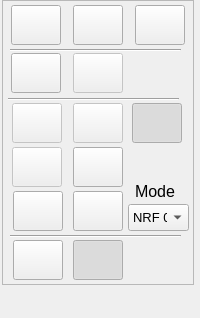
  <widget class="QDockWidget" name="controlDock">
   <property name="sizePolicy">
    <sizepolicy hsizetype="Fixed" vsizetype="Fixed">
     <horstretch>0</horstretch>
     <verstretch>0</verstretch>
    </sizepolicy>
   </property>
   <property name="minimumSize">
    <size>
     <width>200</width>
     <height>318</height>
    </size>
   </property>
   <property name="maximumSize">
    <size>
     <width>200</width>
     <height>318</height>
    </size>
   </property>
   <property name="floating">
    <bool>false</bool>
   </property>
   <property name="features">
    <set>QDockWidget::DockWidgetMovable</set>
   </property>
   <property name="allowedAreas">
    <set>Qt::LeftDockWidgetArea|Qt::RightDockWidgetArea</set>
   </property>
   <property name="windowTitle">
    <string>Menu</string>
   </property>
   <attribute name="dockWidgetArea">
    <number>2</number>
   </attribute>
   <widget class="QWidget" name="controlDockContents">
    <widget class="QFrame" name="toolMenuFrame">
     <property name="geometry">
      <rect>
       <x>2</x>
       <y>0</y>
       <width>192</width>
       <height>285</height>
      </rect>
     </property>
     <property name="frameShape">
      <enum>QFrame::StyledPanel</enum>
     </property>
     <property name="frameShadow">
      <enum>QFrame::Raised</enum>
     </property>
     <widget class="QPushButton" name="communicationResetPushButton">
      <property name="enabled">
       <bool>true</bool>
      </property>
      <property name="geometry">
       <rect>
        <x>71</x>
        <y>191</y>
        <width>50</width>
        <height>40</height>
       </rect>
      </property>
      <property name="toolTip">
       <string>&lt;html&gt;&lt;head/&gt;&lt;body&gt;&lt;p&gt;Reset Communication Button&lt;/p&gt;&lt;p&gt;This button resets the communication system.&lt;br/&gt;&lt;/p&gt;&lt;p&gt;The shortcut of this button is the letter r in the keyboard.&lt;/p&gt;&lt;/body&gt;&lt;/html&gt;</string>
      </property>
      <property name="text">
       <string/>
      </property>
      <property name="icon">
       <iconset resource="iconTools/icontools.qrc">
        <normaloff>:/image/icon/009-reset.png</normaloff>:/image/icon/009-reset.png</iconset>
      </property>
      <property name="iconSize">
       <size>
        <width>30</width>
        <height>30</height>
       </size>
      </property>
      <property name="shortcut">
       <string>R</string>
      </property>
     </widget>
     <widget class="QLabel" name="modeLabel">
      <property name="geometry">
       <rect>
        <x>133</x>
        <y>181</y>
        <width>61</width>
        <height>21</height>
       </rect>
      </property>
      <property name="font">
       <font>
        <pointsize>12</pointsize>
       </font>
      </property>
      <property name="text">
       <string>Mode</string>
      </property>
      <property name="textFormat">
       <enum>Qt::AutoText</enum>
      </property>
     </widget>
     <widget class="QPushButton" name="communicationPushButton">
      <property name="enabled">
       <bool>true</bool>
      </property>
      <property name="geometry">
       <rect>
        <x>11</x>
        <y>191</y>
        <width>50</width>
        <height>40</height>
       </rect>
      </property>
      <property name="toolTip">
       <string>&lt;html&gt;&lt;head/&gt;&lt;body&gt;&lt;p&gt;Start Communication Button&lt;/p&gt;&lt;p&gt;This button starts communication with the robot.&lt;/p&gt;&lt;p&gt;&lt;br/&gt;&lt;/p&gt;&lt;p&gt;The shortcut of this button is the number 5.&lt;/p&gt;&lt;/body&gt;&lt;/html&gt;</string>
      </property>
      <property name="text">
       <string/>
      </property>
      <property name="icon">
       <iconset resource="iconTools/icontools.qrc">
        <normaloff>:/image/icon/020-difussion.png</normaloff>:/image/icon/020-difussion.png</iconset>
      </property>
      <property name="iconSize">
       <size>
        <width>30</width>
        <height>30</height>
       </size>
      </property>
      <property name="shortcut">
       <string>5</string>
      </property>
      <property name="checkable">
       <bool>true</bool>
      </property>
     </widget>
     <widget class="Line" name="line1">
      <property name="geometry">
       <rect>
        <x>8</x>
        <y>42</y>
        <width>171</width>
        <height>16</height>
       </rect>
      </property>
      <property name="orientation">
       <enum>Qt::Horizontal</enum>
      </property>
     </widget>
     <widget class="QPushButton" name="halfPushButton">
      <property name="geometry">
       <rect>
        <x>71</x>
        <y>240</y>
        <width>50</width>
        <height>40</height>
       </rect>
      </property>
      <property name="toolTip">
       <string>&lt;html&gt;&lt;head/&gt;&lt;body&gt;&lt;p&gt;FIrst or second half button&lt;/p&gt;&lt;p&gt;This button toggles between first and second half of the game.&lt;/p&gt;&lt;p&gt;&lt;br/&gt;&lt;/p&gt;&lt;p&gt;The shortcut for this button is the letter '=' in the keyboard.&lt;/p&gt;&lt;/body&gt;&lt;/html&gt;</string>
      </property>
      <property name="text">
       <string/>
      </property>
      <property name="icon">
       <iconset resource="iconTools/icontools.qrc">
        <normaloff>:/image/icon/008-two.png</normaloff>
        <normalon>:/image/icon/007-one.png</normalon>:/image/icon/008-two.png</iconset>
      </property>
      <property name="iconSize">
       <size>
        <width>32</width>
        <height>32</height>
       </size>
      </property>
      <property name="shortcut">
       <string>=</string>
      </property>
      <property name="checkable">
       <bool>true</bool>
      </property>
      <property name="checked">
       <bool>true</bool>
      </property>
     </widget>
     <widget class="QPushButton" name="recordPushButton">
      <property name="enabled">
       <bool>true</bool>
      </property>
      <property name="geometry">
       <rect>
        <x>133</x>
        <y>5</y>
        <width>50</width>
        <height>40</height>
       </rect>
      </property>
      <property name="toolTip">
       <string>&lt;html&gt;&lt;head/&gt;&lt;body&gt;&lt;p&gt;Set Record Button&lt;/p&gt;&lt;p&gt;This button starts the record of the video. The popup asking the path and name of the video will appears once you start to record and set the start all button or the start capture button.&lt;/p&gt;&lt;p&gt;The shortcut of this button is the number 0.&lt;/p&gt;&lt;/body&gt;&lt;/html&gt;</string>
      </property>
      <property name="text">
       <string/>
      </property>
      <property name="icon">
       <iconset resource="iconTools/icontools.qrc">
        <normaloff>:/image/icon/001-rec-button.png</normaloff>:/image/icon/001-rec-button.png</iconset>
      </property>
      <property name="iconSize">
       <size>
        <width>30</width>
        <height>30</height>
       </size>
      </property>
      <property name="shortcut">
       <string>0</string>
      </property>
      <property name="checkable">
       <bool>true</bool>
      </property>
     </widget>
     <widget class="Line" name="line2">
      <property name="geometry">
       <rect>
        <x>8</x>
        <y>228</y>
        <width>171</width>
        <height>16</height>
       </rect>
      </property>
      <property name="orientation">
       <enum>Qt::Horizontal</enum>
      </property>
     </widget>
     <widget class="QPushButton" name="visionInitPushButton">
      <property name="enabled">
       <bool>false</bool>
      </property>
      <property name="geometry">
       <rect>
        <x>10</x>
        <y>103</y>
        <width>50</width>
        <height>40</height>
       </rect>
      </property>
      <property name="toolTip">
       <string>&lt;html&gt;&lt;head/&gt;&lt;body&gt;&lt;p&gt;Start VIsion Button&lt;/p&gt;&lt;p&gt;This button starts the computational vision system.&lt;/p&gt;&lt;p&gt;&lt;br/&gt;&lt;/p&gt;&lt;p&gt;The shortcut of this button is the number 3.&lt;/p&gt;&lt;/body&gt;&lt;/html&gt;</string>
      </property>
      <property name="text">
       <string/>
      </property>
      <property name="icon">
       <iconset resource="iconTools/icontools.qrc">
        <normaloff>:/image/icon/016-eye.png</normaloff>:/image/icon/016-eye.png</iconset>
      </property>
      <property name="iconSize">
       <size>
        <width>30</width>
        <height>30</height>
       </size>
      </property>
      <property name="shortcut">
       <string>3</string>
      </property>
      <property name="checkable">
       <bool>true</bool>
      </property>
      <property name="flat">
       <bool>false</bool>
      </property>
     </widget>
     <widget class="QPushButton" name="primaryColor">
      <property name="geometry">
       <rect>
        <x>11</x>
        <y>240</y>
        <width>50</width>
        <height>40</height>
       </rect>
      </property>
      <property name="toolTip">
       <string>&lt;html&gt;&lt;head/&gt;&lt;body&gt;&lt;p&gt;Primary color button&lt;/p&gt;&lt;p&gt;This button toggles between the blue color and the yellow color as primary color to your team.&lt;/p&gt;&lt;p&gt;&lt;br/&gt;&lt;/p&gt;&lt;p&gt;The shortcut for this button is key '-' in the keyboard.&lt;/p&gt;&lt;/body&gt;&lt;/html&gt;</string>
      </property>
      <property name="text">
       <string/>
      </property>
      <property name="icon">
       <iconset resource="iconTools/icontools.qrc">
        <normaloff>:/image/icon/013-blueFlag.png</normaloff>
        <normalon>:/image/icon/014-yellowFlag.png</normalon>
        <activeon>:/image/icon/014-yellowFlag.png</activeon>
        <selectedon>:/image/icon/014-yellowFlag.png</selectedon>:/image/icon/013-blueFlag.png</iconset>
      </property>
      <property name="iconSize">
       <size>
        <width>32</width>
        <height>32</height>
       </size>
      </property>
      <property name="shortcut">
       <string>-</string>
      </property>
      <property name="checkable">
       <bool>true</bool>
      </property>
      <property name="checked">
       <bool>false</bool>
      </property>
      <property name="autoRepeatDelay">
       <number>0</number>
      </property>
      <property name="autoRepeatInterval">
       <number>0</number>
      </property>
      <property name="default">
       <bool>false</bool>
      </property>
      <property name="flat">
       <bool>false</bool>
      </property>
     </widget>
     <widget class="QPushButton" name="capturePushButton">
      <property name="geometry">
       <rect>
        <x>9</x>
        <y>5</y>
        <width>50</width>
        <height>40</height>
       </rect>
      </property>
      <property name="toolTip">
       <string>&lt;html&gt;&lt;head/&gt;&lt;body&gt;&lt;p&gt;Start Capture Button&lt;/p&gt;&lt;p&gt;When this button is pressed, the application starts to get frames from the video or camera.&lt;/p&gt;&lt;p&gt;The shortcut of this button is the number 1.&lt;/p&gt;&lt;/body&gt;&lt;/html&gt;</string>
      </property>
      <property name="autoFillBackground">
       <bool>false</bool>
      </property>
      <property name="text">
       <string/>
      </property>
      <property name="icon">
       <iconset resource="iconTools/icontools.qrc">
        <normaloff>:/image/icon/006-video-camera.png</normaloff>:/image/icon/006-video-camera.png</iconset>
      </property>
      <property name="iconSize">
       <size>
        <width>30</width>
        <height>30</height>
       </size>
      </property>
      <property name="shortcut">
       <string>1</string>
      </property>
      <property name="checkable">
       <bool>true</bool>
      </property>
      <property name="checked">
       <bool>false</bool>
      </property>
     </widget>
     <widget class="QPushButton" name="strategyInitPushButton">
      <property name="enabled">
       <bool>false</bool>
      </property>
      <property name="geometry">
       <rect>
        <x>10</x>
        <y>147</y>
        <width>50</width>
        <height>40</height>
       </rect>
      </property>
      <property name="toolTip">
       <string>&lt;html&gt;&lt;head/&gt;&lt;body&gt;&lt;p&gt;Start Strategy Button&lt;/p&gt;&lt;p&gt;This button starts the strategy, decision and behavior system.&lt;/p&gt;&lt;p&gt;&lt;br/&gt;&lt;/p&gt;&lt;p&gt;The shortcut of this button is the number 4.&lt;/p&gt;&lt;/body&gt;&lt;/html&gt;</string>
      </property>
      <property name="text">
       <string/>
      </property>
      <property name="icon">
       <iconset resource="iconTools/icontools.qrc">
        <normaloff>:/image/icon/017-strategy.png</normaloff>:/image/icon/017-strategy.png</iconset>
      </property>
      <property name="iconSize">
       <size>
        <width>30</width>
        <height>30</height>
       </size>
      </property>
      <property name="shortcut">
       <string>4</string>
      </property>
      <property name="checkable">
       <bool>true</bool>
      </property>
     </widget>
     <widget class="QComboBox" name="communicationModeComboBox">
      <property name="geometry">
       <rect>
        <x>126</x>
        <y>204</y>
        <width>61</width>
        <height>27</height>
       </rect>
      </property>
      <property name="font">
       <font>
        <pointsize>10</pointsize>
       </font>
      </property>
      <property name="toolTip">
       <string>&lt;html&gt;&lt;head/&gt;&lt;body&gt;&lt;p&gt;Mode&lt;/p&gt;&lt;p&gt;   This button is used to select the communication mode. For more information read the documentation.&lt;/p&gt;&lt;p&gt;&lt;br/&gt;&lt;/p&gt;&lt;p&gt;The shortcut of this button is the letter r in the keyboard.&lt;/p&gt;&lt;/body&gt;&lt;/html&gt;</string>
      </property>
      <item>
       <property name="text">
        <string>NRF 0</string>
       </property>
      </item>
      <item>
       <property name="text">
        <string>NRF 1</string>
       </property>
      </item>
      <item>
       <property name="text">
        <string>XBee 0</string>
       </property>
      </item>
      <item>
       <property name="text">
        <string>XBee 1</string>
       </property>
      </item>
     </widget>
     <widget class="QPushButton" name="strategyConfigurePushButton">
      <property name="enabled">
       <bool>true</bool>
      </property>
      <property name="geometry">
       <rect>
        <x>71</x>
        <y>147</y>
        <width>50</width>
        <height>40</height>
       </rect>
      </property>
      <property name="toolTip">
       <string>&lt;html&gt;&lt;head/&gt;&lt;body&gt;&lt;p&gt;Configure Strategy Button&lt;/p&gt;&lt;p&gt;   This button opens the configuration of the parameters of the strategy system.&lt;/p&gt;&lt;p&gt;&lt;br/&gt;&lt;/p&gt;&lt;p&gt;The shortcut of this button is the letter s in the keyboard.&lt;/p&gt;&lt;/body&gt;&lt;/html&gt;</string>
      </property>
      <property name="text">
       <string/>
      </property>
      <property name="icon">
       <iconset resource="iconTools/icontools.qrc">
        <normaloff>:/image/icon/012-settings-work-tool.png</normaloff>:/image/icon/012-settings-work-tool.png</iconset>
      </property>
      <property name="iconSize">
       <size>
        <width>30</width>
        <height>30</height>
       </size>
      </property>
      <property name="shortcut">
       <string>S</string>
      </property>
     </widget>
     <widget class="QPushButton" name="visionConfigurePushButton">
      <property name="enabled">
       <bool>false</bool>
      </property>
      <property name="geometry">
       <rect>
        <x>71</x>
        <y>103</y>
        <width>50</width>
        <height>40</height>
       </rect>
      </property>
      <property name="toolTip">
       <string>&lt;html&gt;&lt;head/&gt;&lt;body&gt;&lt;p&gt;Configure Vision Button&lt;/p&gt;&lt;p&gt;   This button opens the configuration of the computational vision system in a new window.&lt;/p&gt;&lt;p&gt;&lt;br/&gt;&lt;/p&gt;&lt;p&gt;The shortcut of this button is the letter v in the keyboard.&lt;/p&gt;&lt;/body&gt;&lt;/html&gt;</string>
      </property>
      <property name="text">
       <string/>
      </property>
      <property name="icon">
       <iconset resource="iconTools/icontools.qrc">
        <normaloff>:/image/icon/012-settings-work-tool.png</normaloff>:/image/icon/012-settings-work-tool.png</iconset>
      </property>
      <property name="iconSize">
       <size>
        <width>30</width>
        <height>30</height>
       </size>
      </property>
      <property name="shortcut">
       <string>V</string>
      </property>
      <property name="flat">
       <bool>false</bool>
      </property>
     </widget>
     <widget class="QPushButton" name="startAllPushButton">
      <property name="geometry">
       <rect>
        <x>71</x>
        <y>5</y>
        <width>50</width>
        <height>40</height>
       </rect>
      </property>
      <property name="toolTip">
       <string>&lt;html&gt;&lt;head/&gt;&lt;body&gt;&lt;p&gt;Start All Button&lt;/p&gt;&lt;p&gt;This button Start the capture, start the computational vision system, the strategy system as well as the communication system. Also, this button enables the camera crop in the visualization panel.&lt;/p&gt;&lt;p&gt;The shortcut of this button is the key ' in the keyboard.&lt;/p&gt;&lt;/body&gt;&lt;/html&gt;</string>
      </property>
      <property name="text">
       <string/>
      </property>
      <property name="icon">
       <iconset resource="iconTools/icontools.qrc">
        <normaloff>:/image/icon/005-power-button.png</normaloff>
        <normalon>:/image/icon/004-pause.png</normalon>:/image/icon/005-power-button.png</iconset>
      </property>
      <property name="iconSize">
       <size>
        <width>30</width>
        <height>30</height>
       </size>
      </property>
      <property name="shortcut">
       <string>'</string>
      </property>
      <property name="checkable">
       <bool>true</bool>
      </property>
      <property name="checked">
       <bool>false</bool>
      </property>
     </widget>
     <widget class="Line" name="line3">
      <property name="geometry">
       <rect>
        <x>6</x>
        <y>91</y>
        <width>171</width>
        <height>16</height>
       </rect>
      </property>
      <property name="orientation">
       <enum>Qt::Horizontal</enum>
      </property>
     </widget>
     <widget class="QPushButton" name="calibrateFieldPointspushButton">
      <property name="enabled">
       <bool>false</bool>
      </property>
      <property name="geometry">
       <rect>
        <x>71</x>
        <y>53</y>
        <width>50</width>
        <height>40</height>
       </rect>
      </property>
      <property name="toolTip">
       <string>&lt;html&gt;&lt;head/&gt;&lt;body&gt;&lt;p&gt;Field Points Calibration Button&lt;/p&gt;&lt;p&gt;This button opens a new window where you can calibrate the field points to the field crop function beside this button.&lt;/p&gt;&lt;p&gt;&lt;br/&gt;&lt;/p&gt;&lt;p&gt;The shortcut of this button is the letter c in the keyboard.&lt;/p&gt;&lt;/body&gt;&lt;/html&gt;</string>
      </property>
      <property name="text">
       <string/>
      </property>
      <property name="icon">
       <iconset resource="iconTools/icontools.qrc">
        <normaloff>:/image/icon/003-football-field-in-perspective.png</normaloff>:/image/icon/003-football-field-in-perspective.png</iconset>
      </property>
      <property name="iconSize">
       <size>
        <width>32</width>
        <height>32</height>
       </size>
      </property>
      <property name="shortcut">
       <string>F</string>
      </property>
     </widget>
     <widget class="QPushButton" name="cutFieldPushButton">
      <property name="geometry">
       <rect>
        <x>9</x>
        <y>53</y>
        <width>50</width>
        <height>40</height>
       </rect>
      </property>
      <property name="toolTip">
       <string>&lt;html&gt;&lt;head/&gt;&lt;body&gt;&lt;p&gt;Cut Field Button&lt;/p&gt;&lt;p&gt;This button enables the field crop funtion. You can disable it at any time. The strategy and vision system may not work properly without this option marked. To configure the field crop area see the button beside this one.&lt;/p&gt;&lt;p&gt;&lt;br/&gt;&lt;/p&gt;&lt;p&gt;The shortcut of this button is the number 2.&lt;/p&gt;&lt;/body&gt;&lt;/html&gt;</string>
      </property>
      <property name="autoFillBackground">
       <bool>false</bool>
      </property>
      <property name="text">
       <string/>
      </property>
      <property name="icon">
       <iconset resource="iconTools/icontools.qrc">
        <normaloff>:/image/icon/002-crop-symbol.png</normaloff>:/image/icon/002-crop-symbol.png</iconset>
      </property>
      <property name="iconSize">
       <size>
        <width>32</width>
        <height>32</height>
       </size>
      </property>
      <property name="shortcut">
       <string>2</string>
      </property>
      <property name="checkable">
       <bool>true</bool>
      </property>
      <property name="checked">
       <bool>false</bool>
      </property>
     </widget>
     <widget class="QPushButton" name="maggicSegmentationButton">
      <property name="enabled">
       <bool>true</bool>
      </property>
      <property name="geometry">
       <rect>
        <x>130</x>
        <y>103</y>
        <width>50</width>
        <height>40</height>
       </rect>
      </property>
      <property name="toolTip">
       <string>&lt;html&gt;&lt;head/&gt;&lt;body&gt;&lt;p&gt;Configure Vision Button&lt;/p&gt;&lt;p&gt;This button opens the configuration of the automatic segmentation system in a new window.&lt;/p&gt;&lt;p&gt;&lt;br/&gt;&lt;/p&gt;&lt;p&gt;The shortcut of this button is the letter m in the keyboard.&lt;/p&gt;&lt;/body&gt;&lt;/html&gt;</string>
      </property>
      <property name="text">
       <string/>
      </property>
      <property name="icon">
       <iconset resource="iconTools/icontools.qrc">
        <normaloff>:/image/icon/030-wand.png</normaloff>:/image/icon/030-wand.png</iconset>
      </property>
      <property name="iconSize">
       <size>
        <width>30</width>
        <height>30</height>
       </size>
      </property>
      <property name="shortcut">
       <string>M</string>
      </property>
      <property name="checkable">
       <bool>true</bool>
      </property>
      <property name="checked">
       <bool>true</bool>
      </property>
      <property name="flat">
       <bool>false</bool>
      </property>
     </widget>
    </widget>
   </widget>
  </widget>
